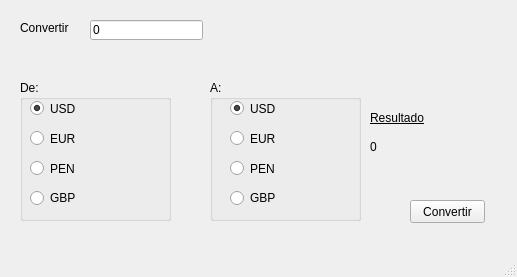
<?xml version="1.0" encoding="UTF-8"?>
<ui version="4.0">
 <class>TipoDeCambio</class>
 <widget class="QMainWindow" name="TipoDeCambio">
  <property name="geometry">
   <rect>
    <x>0</x>
    <y>0</y>
    <width>517</width>
    <height>277</height>
   </rect>
  </property>
  <property name="windowTitle">
   <string>Tipo de cambio</string>
  </property>
  <widget class="QWidget" name="centralwidget">
   <widget class="QLabel" name="lblConvertir">
    <property name="geometry">
     <rect>
      <x>20</x>
      <y>20</y>
      <width>61</width>
      <height>16</height>
     </rect>
    </property>
    <property name="text">
     <string>Convertir</string>
    </property>
   </widget>
   <widget class="QLineEdit" name="leImporte">
    <property name="geometry">
     <rect>
      <x>90</x>
      <y>20</y>
      <width>113</width>
      <height>20</height>
     </rect>
    </property>
    <property name="text">
     <string>0</string>
    </property>
   </widget>
   <widget class="QGroupBox" name="gbDe">
    <property name="geometry">
     <rect>
      <x>20</x>
      <y>80</y>
      <width>151</width>
      <height>141</height>
     </rect>
    </property>
    <property name="title">
     <string>De:</string>
    </property>
    <widget class="QRadioButton" name="rbDeUSD">
     <property name="geometry">
      <rect>
       <x>10</x>
       <y>20</y>
       <width>82</width>
       <height>17</height>
      </rect>
     </property>
     <property name="text">
      <string>USD</string>
     </property>
     <property name="checked">
      <bool>true</bool>
     </property>
    </widget>
    <widget class="QRadioButton" name="rbDeEUR">
     <property name="geometry">
      <rect>
       <x>10</x>
       <y>50</y>
       <width>82</width>
       <height>17</height>
      </rect>
     </property>
     <property name="text">
      <string>EUR</string>
     </property>
    </widget>
    <widget class="QRadioButton" name="rbDePEN">
     <property name="geometry">
      <rect>
       <x>10</x>
       <y>80</y>
       <width>82</width>
       <height>17</height>
      </rect>
     </property>
     <property name="text">
      <string>PEN</string>
     </property>
    </widget>
    <widget class="QRadioButton" name="rbDeGBP">
     <property name="geometry">
      <rect>
       <x>10</x>
       <y>110</y>
       <width>82</width>
       <height>16</height>
      </rect>
     </property>
     <property name="text">
      <string>GBP</string>
     </property>
    </widget>
   </widget>
   <widget class="QGroupBox" name="gbA">
    <property name="geometry">
     <rect>
      <x>210</x>
      <y>80</y>
      <width>151</width>
      <height>141</height>
     </rect>
    </property>
    <property name="title">
     <string>A:</string>
    </property>
    <widget class="QRadioButton" name="rbAUSD">
     <property name="geometry">
      <rect>
       <x>20</x>
       <y>20</y>
       <width>82</width>
       <height>17</height>
      </rect>
     </property>
     <property name="text">
      <string>USD</string>
     </property>
     <property name="checked">
      <bool>true</bool>
     </property>
    </widget>
    <widget class="QRadioButton" name="rbAEUR">
     <property name="geometry">
      <rect>
       <x>20</x>
       <y>50</y>
       <width>82</width>
       <height>17</height>
      </rect>
     </property>
     <property name="text">
      <string>EUR</string>
     </property>
    </widget>
    <widget class="QRadioButton" name="rbAPEN">
     <property name="geometry">
      <rect>
       <x>20</x>
       <y>80</y>
       <width>82</width>
       <height>17</height>
      </rect>
     </property>
     <property name="text">
      <string>PEN</string>
     </property>
    </widget>
    <widget class="QRadioButton" name="rbAGBP">
     <property name="geometry">
      <rect>
       <x>20</x>
       <y>110</y>
       <width>82</width>
       <height>16</height>
      </rect>
     </property>
     <property name="text">
      <string>GBP</string>
     </property>
    </widget>
   </widget>
   <widget class="QLabel" name="lblResultado">
    <property name="geometry">
     <rect>
      <x>370</x>
      <y>110</y>
      <width>61</width>
      <height>16</height>
     </rect>
    </property>
    <property name="font">
     <font>
      <underline>true</underline>
     </font>
    </property>
    <property name="text">
     <string>Resultado</string>
    </property>
   </widget>
   <widget class="QLabel" name="lblCambio">
    <property name="geometry">
     <rect>
      <x>370</x>
      <y>140</y>
      <width>47</width>
      <height>13</height>
     </rect>
    </property>
    <property name="text">
     <string>0</string>
    </property>
   </widget>
   <widget class="QPushButton" name="pbTipoCambio">
    <property name="geometry">
     <rect>
      <x>410</x>
      <y>200</y>
      <width>75</width>
      <height>23</height>
     </rect>
    </property>
    <property name="text">
     <string>Convertir</string>
    </property>
   </widget>
  </widget>
  <widget class="QMenuBar" name="menubar">
   <property name="geometry">
    <rect>
     <x>0</x>
     <y>0</y>
     <width>517</width>
     <height>21</height>
    </rect>
   </property>
  </widget>
  <widget class="QStatusBar" name="statusbar"/>
 </widget>
 <resources/>
 <connections/>
</ui>
